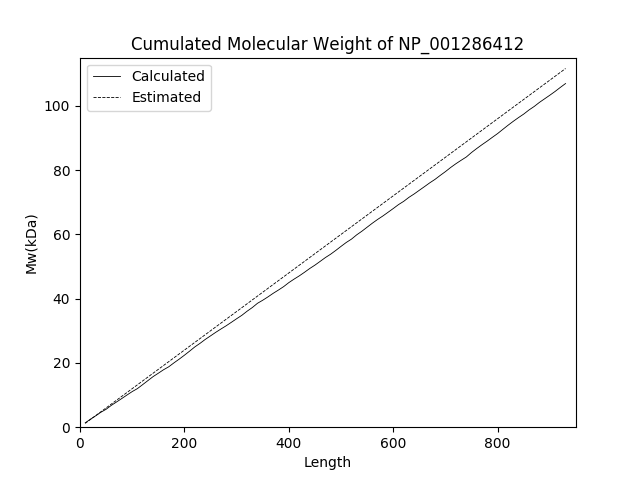

The Python source for this figure:
#!/usr/local/bin python3

import matplotlib.pyplot as plt
water = 18.01056

#Mw of aa below already has one water molecule subtracted
aaMw = dict(
    A = 71.0788, C = 103.1388, D = 115.0886, E = 129.1155, F = 147.1766, G = 57.0519, H = 137.1411, I = 113.1594,
    K = 128.1741, L = 113.1594, M = 131.1926, N = 114.1038, P = 97.1167, Q = 128.1307, R = 156.1875, S = 87.0782,
    T = 101.1051, V = 99.1326, W = 186.2132, Y = 163.1760
)

water = 18.01056
myDic = {}

def calMw(pro):
    mass = 0
    for aa in pro:
        if aa != "\n":
            mass += aaMw[aa]
    
    mass = (mass + water) / 1000
    return mass

f = open("NP_001286412.txt", "r")

for lines in f:
    lines = lines.replace("\n", "")
    if lines.startswith(">"):
        name = "1"
        if name not in myDic.keys():
            myDic[name] = ""
    else:
        myDic[name] += lines

step = 0
length = []
mw1 = []
mw2 = []
while (step + 10) <= len(myDic["1"]):
    step += 10
    length.append(step)
    mw1.append(calMw(myDic["1"][0:step]))
    mw2.append(0.12 * step)
print(mw1)
plt.axis([0, 950, 0, 115])
plt.title("Cumulated Molecular Weight of NP_001286412")
plt.xlabel("Length")
plt.ylabel("Mw(kDa)")
plt.plot(length, mw1, "k-", length, mw2, "k--", lw = 0.6)
plt.legend(["Calculated", "Estimated"])
plt.savefig("protein.png")
